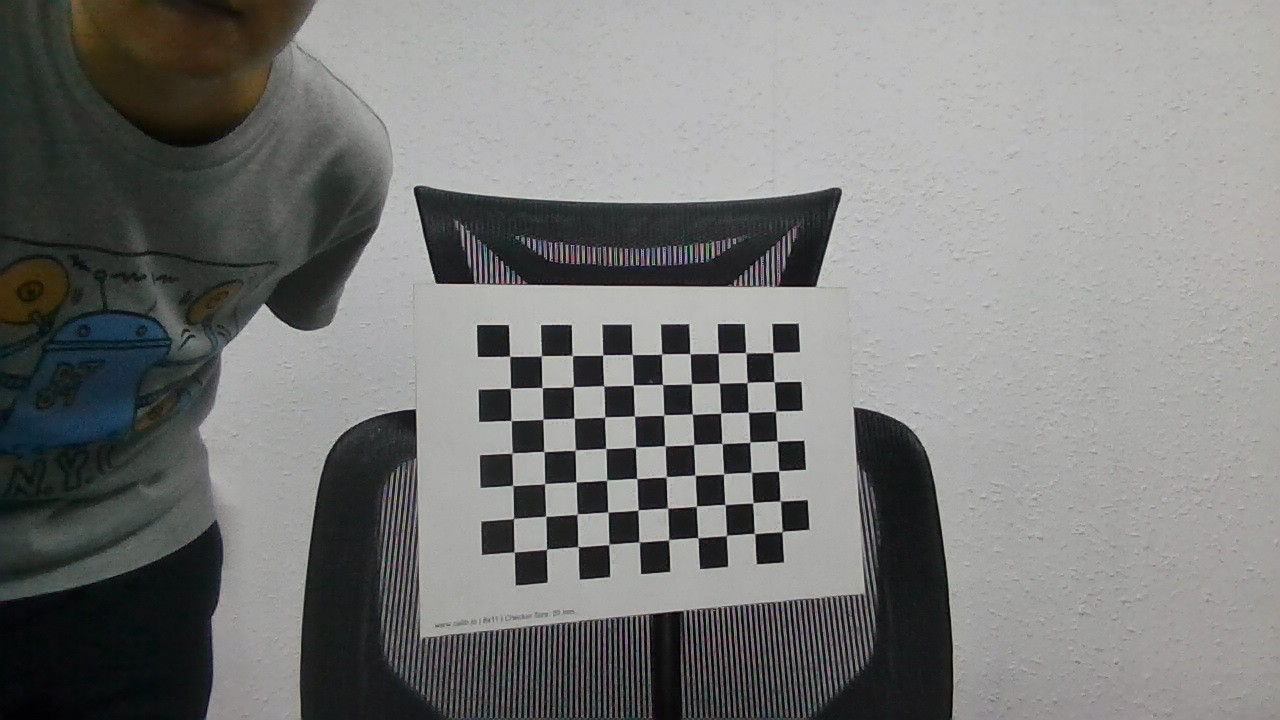
#> input picture cam1/b00.jpg, 1280 x 720 px; its folder holds only this picture in this run
$ python calibration.py
#> lines starting #> are read from the running program, lines starting #| are printed output that depends on the picture; after the words box and inside, x2 and y2 are one past the last pixel; in counts of white or black regions, pixels touching at a corner belong together
import numpy as np
import cv2
import glob

# termination criteria
criteria = (cv2.TERM_CRITERIA_EPS + cv2.TERM_CRITERIA_MAX_ITER, 30, 0.001)

# prepare object points, like (0,0,0), (1,0,0), (2,0,0) ....,(6,5,0)
objp = np.zeros((7*10,3), np.float32)
objp[:,:2] = np.mgrid[0:200:20,0:140:20].T.reshape(-1,2)

# Arrays to store object points and image points from all the images.
 # 3d point in real world space
imgpoints = {'cam1':[], 'cam2':[]} # 2d points in image plane.
mtx = {}
dist = {}
rvecs = {}
tvecs = {}

for folder in ['cam1', 'cam2']:
    objpoints = []
    images = glob.glob('../' + folder + '/*.jpg')

    print(images)

    for fname in images:
        print(fname)
        img = cv2.imread(fname)
#> img is the input picture: shape (720, 1280, 3); mean B, G, R 121.1, 122.2, 121.7
        img_shape = img.shape
        gray = cv2.cvtColor(img,cv2.COLOR_BGR2GRAY)

        # Find the chess board corners
        ret, corners = cv2.findChessboardCorners(gray, (10,7),None)
#> ret = True; corners = 70 rows, first 8: [509.8, 356.3], [541.5, 355.7], [572.5, 355.7], [602.9, 355], [632.3, 354.3], [662, 353.9], [690, 353.8], [718.2, 353.3]

        # If found, add object points, image points (after refining them)
        if ret == True:
            objpoints.append(objp)

            corners2 = cv2.cornerSubPix(gray,corners,(11,11),(-1,-1),criteria)
#> corners2 = 70 rows, first 8: [509.6, 356.3], [541.3, 355.8], [572.2, 355.4], [602.7, 354.9], [632.2, 354.5], [661.5, 354.1], [689.9, 353.7], [718.2, 353.3]
            imgpoints[folder].append(corners2)

            # Draw and display the corners
            img = cv2.drawChessboardCorners(img, (10,7), corners2,ret)
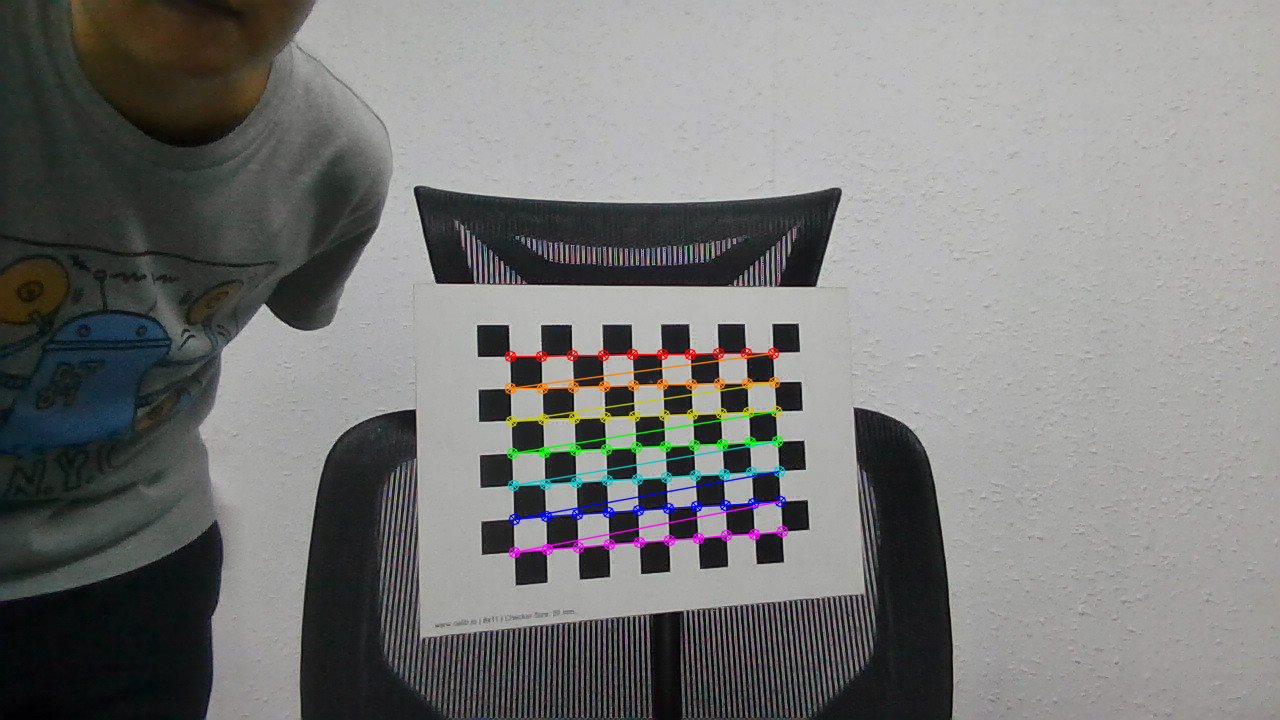
#> img: shape (720, 1280, 3); 1.69% of pixels changed, all inside (x1, y1, x2, y2) = (504, 347, 789, 559)
            cv2.imshow('img',img)
            cv2.waitKey(1)

    cv2.destroyAllWindows()

    ret, mtx[folder], dist[folder], rvecs[folder], tvecs[folder] = cv2.calibrateCamera(objpoints, imgpoints[folder], gray.shape[::-1],None,None)

#> (the run stopped early here; a loop or call above may not have finished)

$ run again, on cam1/b04.jpg
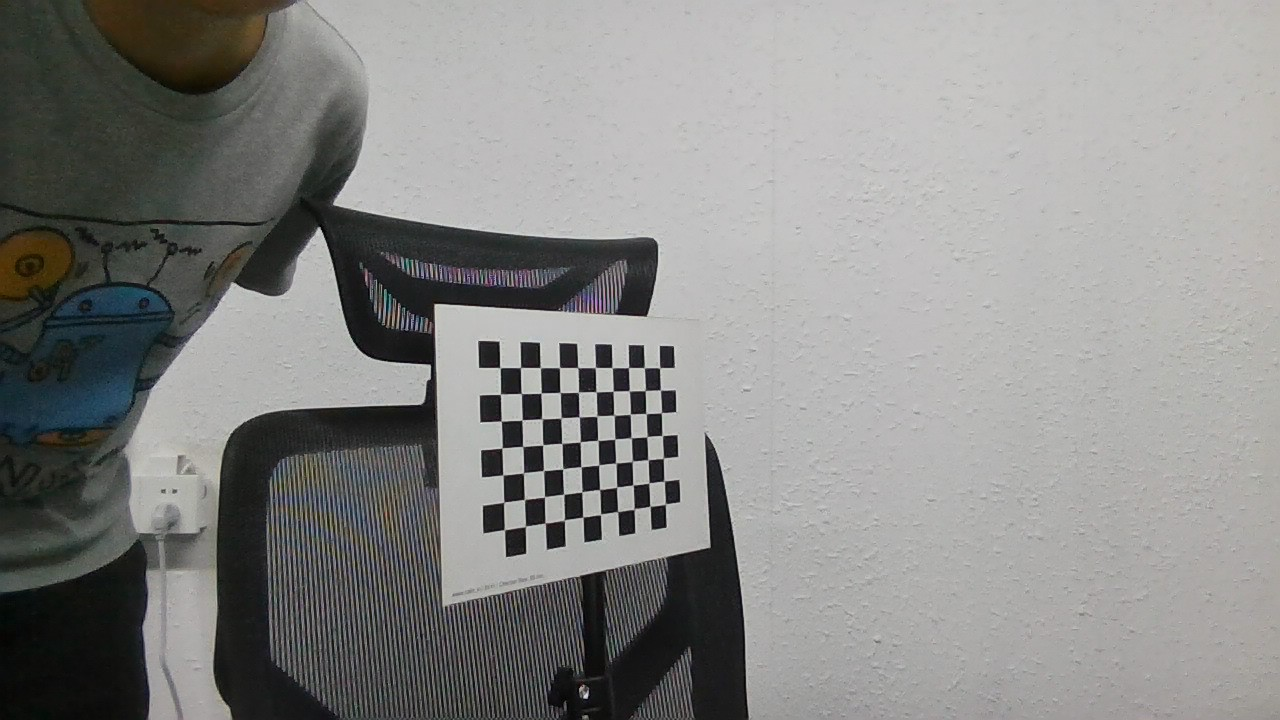
#> input picture cam1/b04.jpg, 1280 x 720 px
#> img is the input picture: shape (720, 1280, 3); mean B, G, R 135.1, 136.8, 136.7
#> `ret, corners = cv2.findChessboardCorners(gray, (10,7),None)`: ret = True; corners = 70 rows, first 8: [500.3, 367.9], [520.5, 367.5], [540.4, 367.6], [559.5, 367.6], [577.5, 367.4], [595.3, 367.4], [611.9, 367.8], [628.5, 367.5]
#> corners2 = 70 rows, first 8: [499.9, 367.6], [520.5, 367.5], [540.3, 367.6], [559.5, 367.6], [577.7, 367.6], [595.4, 367.6], [612.2, 367.6], [628.5, 367.6]
#> `img = cv2.drawChessboardCorners(img, (10,7), corners2,ret)`:
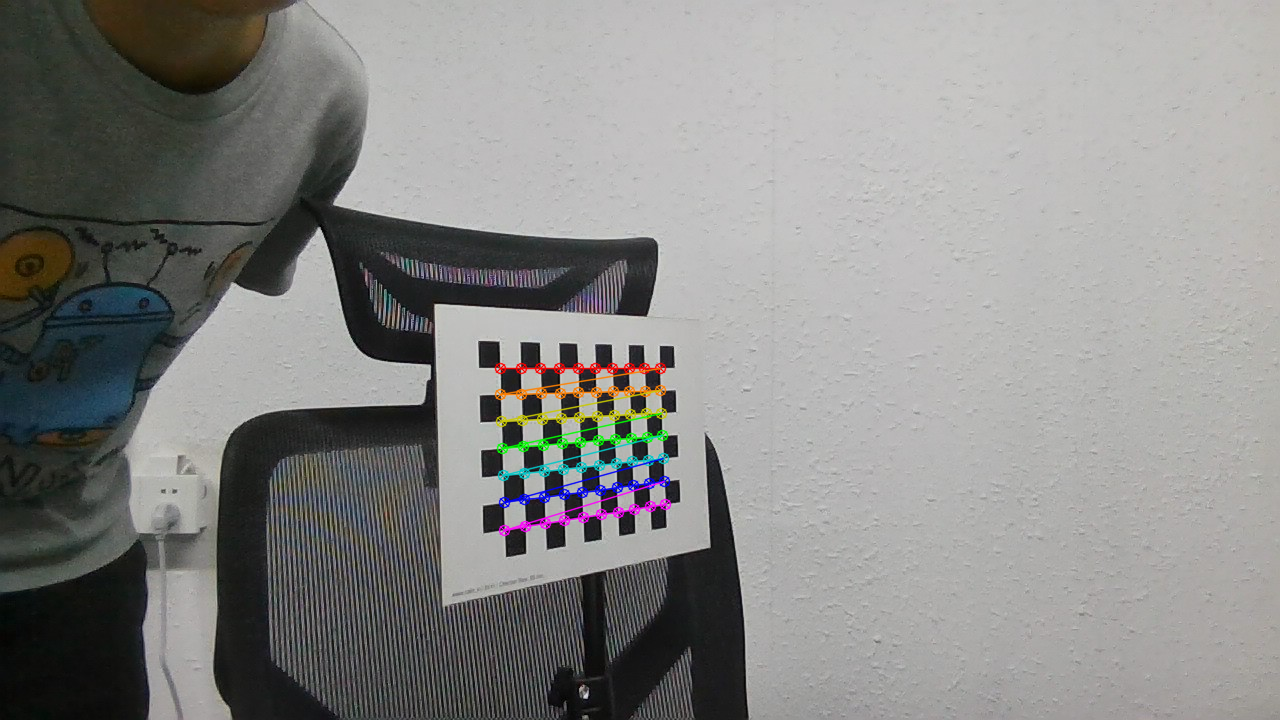
#> img: shape (720, 1280, 3); 1.24% of pixels changed, all inside (x1, y1, x2, y2) = (494, 362, 672, 537)

$ run again, on cam1/b05.jpg
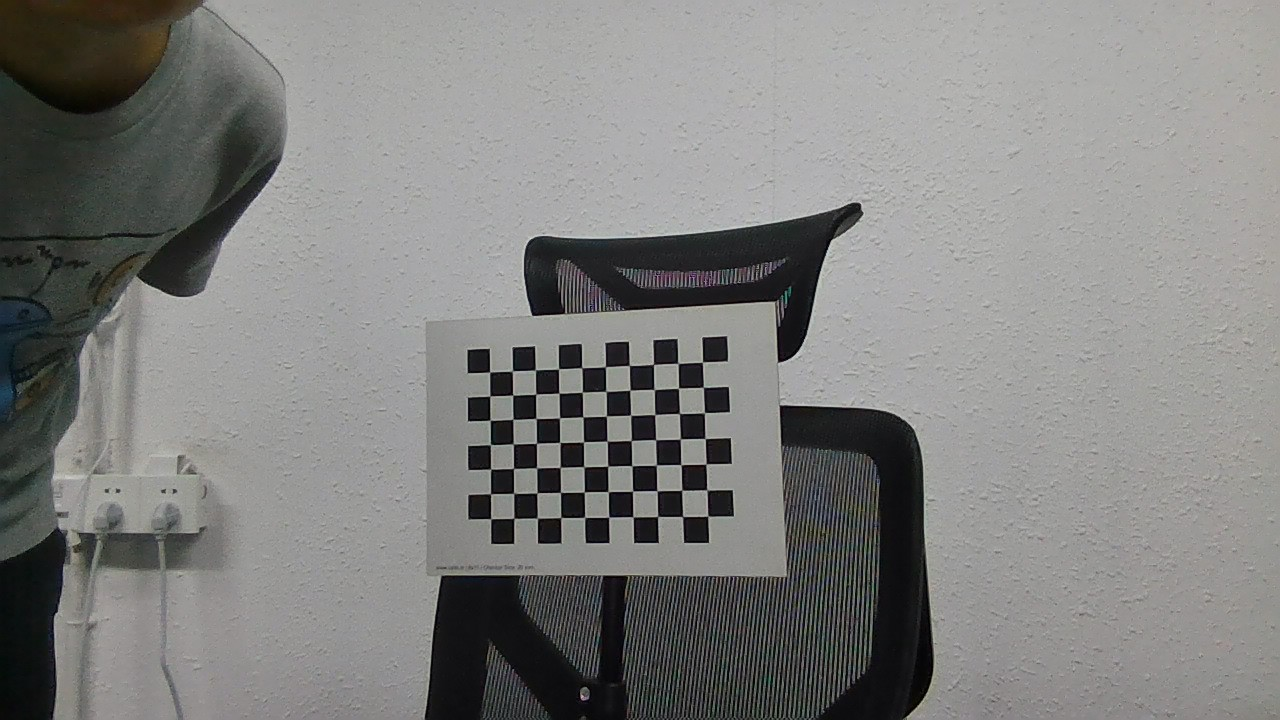
#> input picture cam1/b05.jpg, 1280 x 720 px
#> img is the input picture: shape (720, 1280, 3); mean B, G, R 127.3, 129, 128.9
#> `ret, corners = cv2.findChessboardCorners(gray, (10,7),None)`: ret = True; corners = 70 rows, first 8: [490.1, 371.9], [511.8, 370.6], [535.5, 369.8], [558.6, 368.6], [581.6, 368], [605.3, 366.6], [629.4, 365.4], [653.5, 364.3]
#> corners2 = 70 rows, first 8: [489.6, 372.1], [512.4, 371], [535.4, 369.9], [558.5, 368.9], [581.7, 367.6], [605.4, 366.7], [629.3, 365.4], [653.5, 364.4]
#> `img = cv2.drawChessboardCorners(img, (10,7), corners2,ret)`:
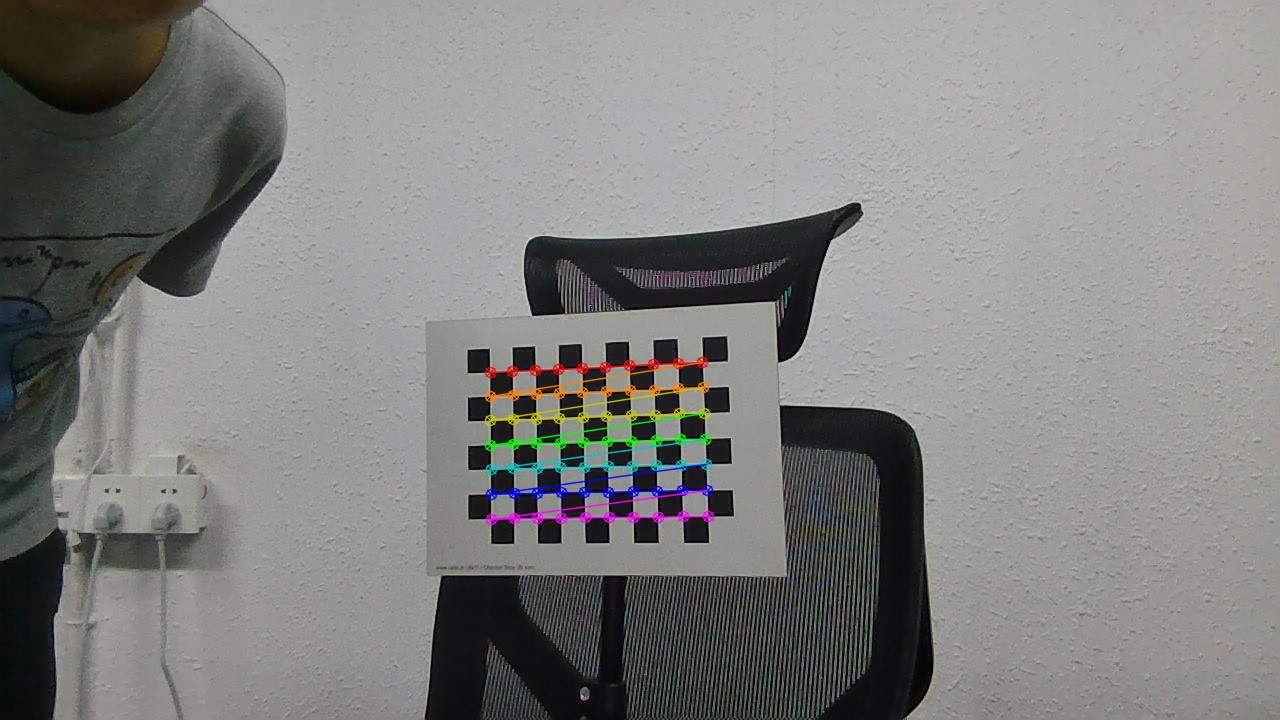
#> img: shape (720, 1280, 3); 1.46% of pixels changed, all inside (x1, y1, x2, y2) = (484, 356, 715, 526)

$ run again, on cam1/b06.jpg
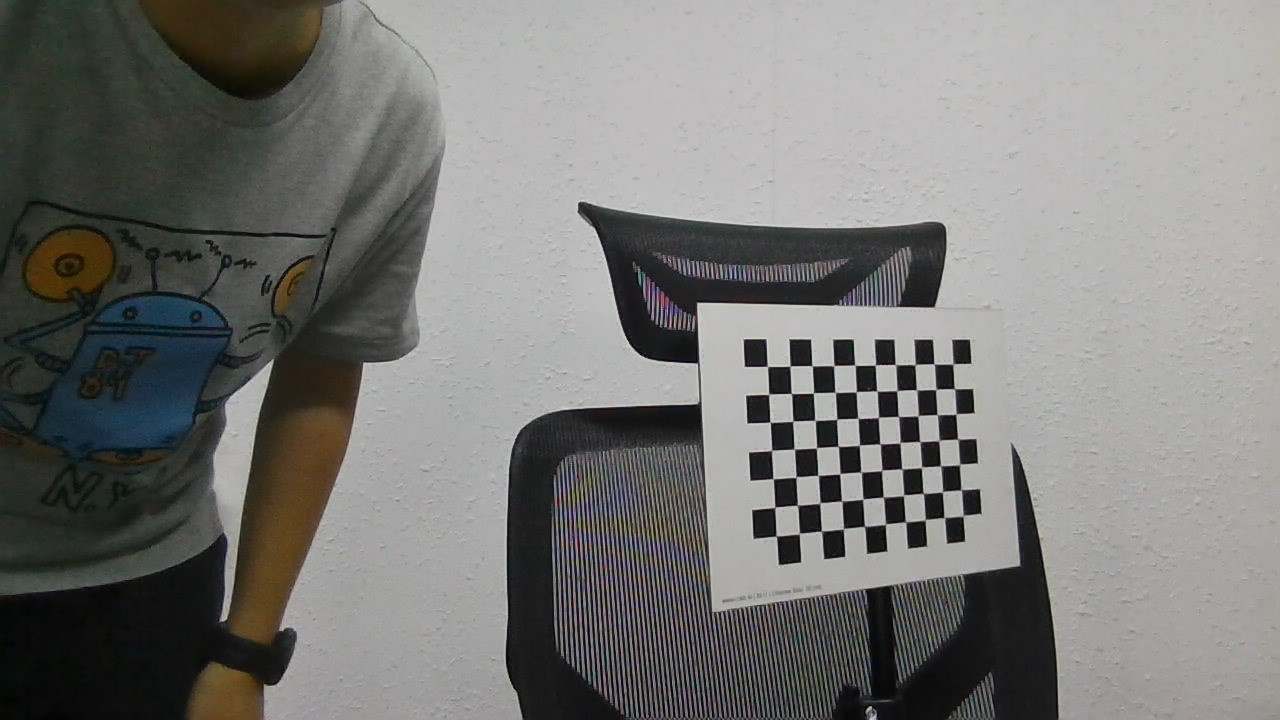
#> input picture cam1/b06.jpg, 1280 x 720 px
#> img is the input picture: shape (720, 1280, 3); mean B, G, R 118.8, 121, 121.2
#> `gray = cv2.cvtColor(img,cv2.COLOR_BGR2GRAY)`:
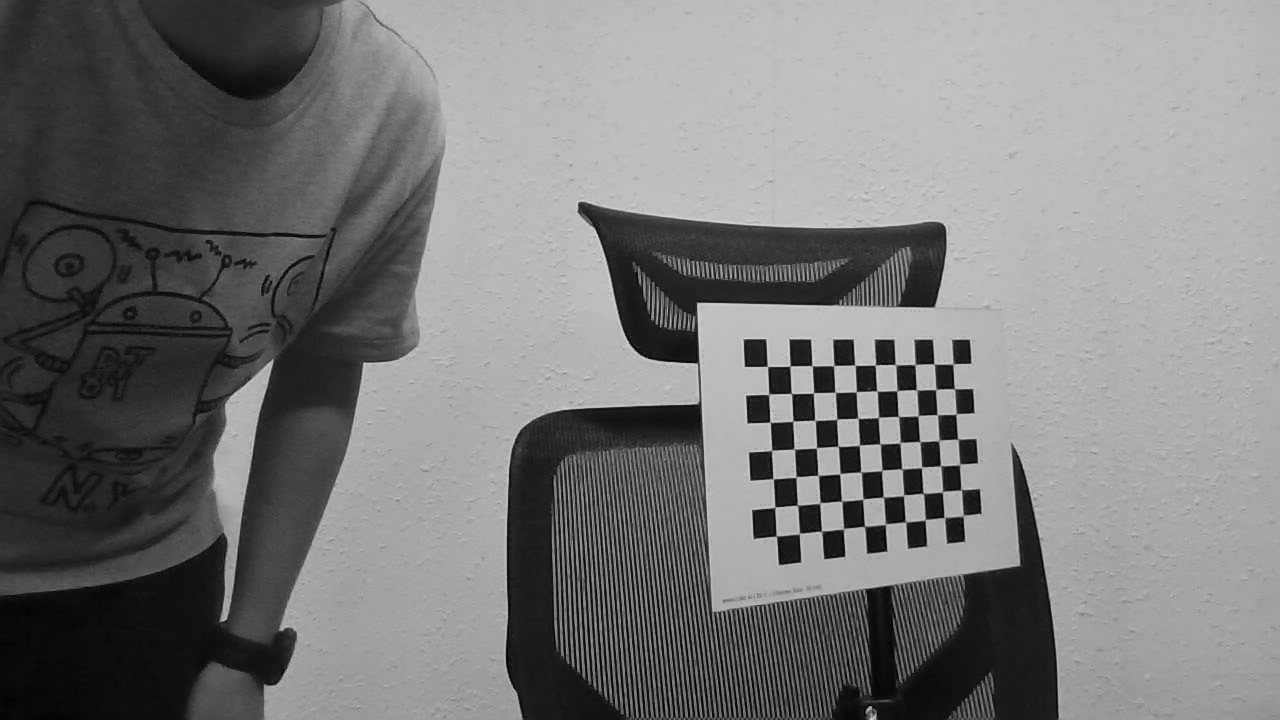
#> gray: shape (720, 1280); min 0, max 220, mean 120.8
#> `ret, corners = cv2.findChessboardCorners(gray, (10,7),None)`: ret = True; corners = 70 rows, first 8: [767.3, 366.5], [790.2, 366.1], [812.1, 366.1], [834, 365.9], [854.8, 364.9], [874.9, 365.1], [895, 364.5], [914.9, 365]
#> corners2 = 70 rows, first 8: [767.4, 366.4], [790, 366.1], [812.1, 365.8], [833.7, 365.5], [855, 365.2], [875.4, 364.9], [895.4, 364.6], [915, 364.5]
#> `img = cv2.drawChessboardCorners(img, (10,7), corners2,ret)`:
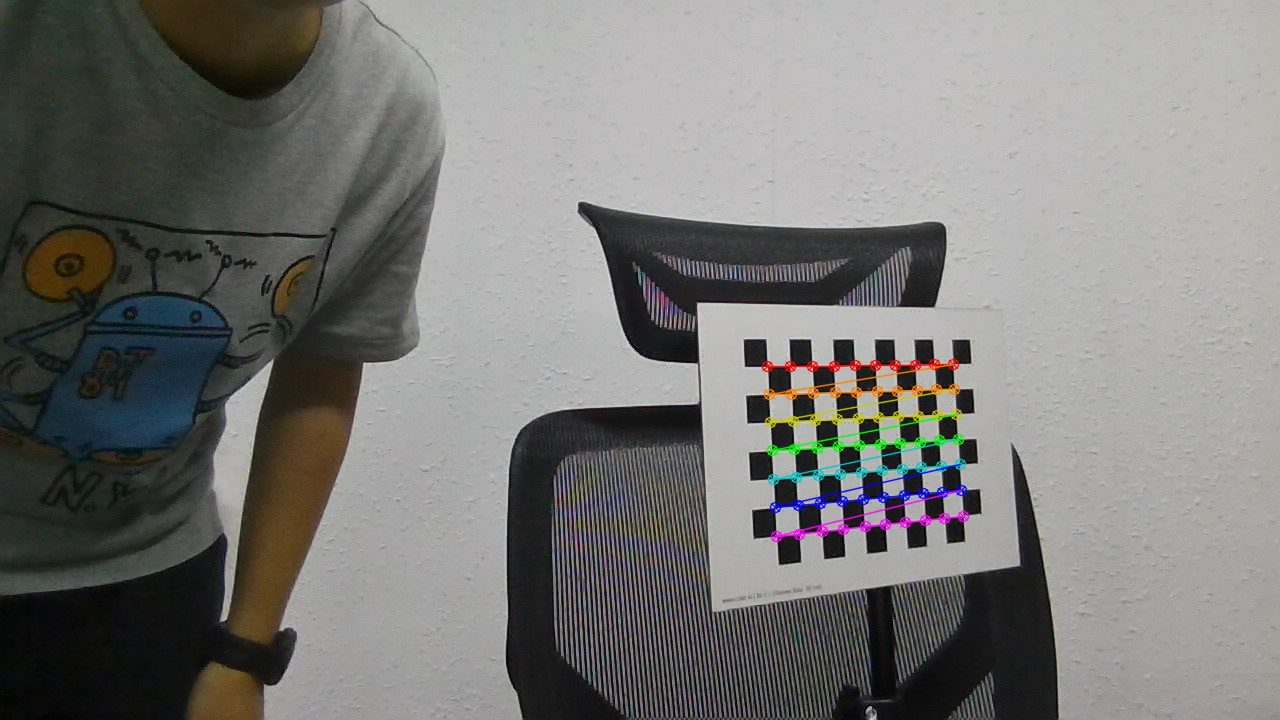
#> img: shape (720, 1280, 3); 1.35% of pixels changed, all inside (x1, y1, x2, y2) = (761, 358, 970, 543)
